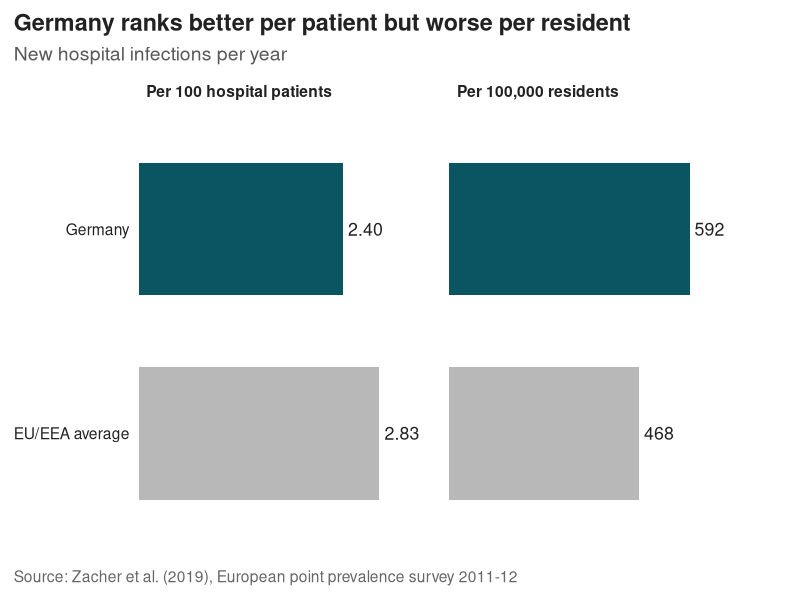
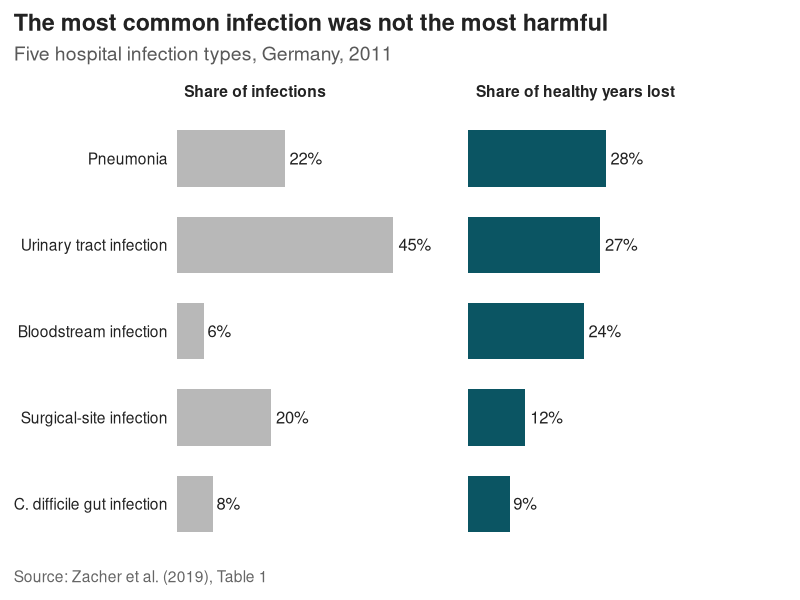

Write the R code that produced these figures, in order.
## ---- chunk 1
#| label: setup
#| include: false
library(tidyverse)
library(kableExtra)
library(scales)

brand <- c(ink = "#222222", muted = "#B8B8B8", accent = "#0B5563")
focus_colours <- c("Context" = brand[["muted"]], "Focus" = brand[["accent"]])

theme_cwd <- function(base_size = 14) {
  theme_minimal(base_size = base_size) +
    theme(
      plot.title.position = "plot",
      plot.caption.position = "plot",
      panel.grid.minor = element_blank(),
      panel.grid.major.y = element_blank(),
      axis.title = element_text(colour = brand[["ink"]]),
      axis.text = element_text(colour = brand[["ink"]]),
      plot.title = element_text(face = "bold", colour = brand[["ink"]]),
      plot.subtitle = element_text(colour = "grey35"),
      plot.caption = element_text(colour = "grey40", hjust = 0),
      legend.position = "bottom",
      plot.margin = margin(10, 36, 10, 10)
    )
}

infection_rates <- tibble(
  denominator = rep(c("Per 100 hospital patients", "Per 100,000 residents"), each = 2),
  region = rep(c("Germany", "EU/EEA average"), times = 2),
  rate = c(2.40, 2.83, 592.1, 467.9)
) |>
  mutate(
    denominator = factor(
      denominator,
      levels = c("Per 100 hospital patients", "Per 100,000 residents")
    ),
    region = factor(region, levels = c("EU/EEA average", "Germany")),
    focus = if_else(region == "Germany", "Focus", "Context"),
    rate_label = if_else(
      rate < 10,
      label_number(accuracy = 0.01)(rate),
      label_number(accuracy = 1)(rate)
    )
  )

population_burden <- tibble(
  measure = c("New infections", "Deaths caused by the infections", "Healthy years of life lost"),
  germany = c(592.1, 20.1, 308.2),
  europe = c(467.9, 15.3, 290.0),
  ratio = c(1.27, 1.29, 1.06),
  ratio_low = c(1.14, 0.78, 0.68),
  ratio_high = c(1.43, 2.18, 1.67)
) |>
  mutate(
    difference = paste0(label_percent(accuracy = 1)(ratio - 1), " higher"),
    plausible_range = paste0(
      label_percent(accuracy = 1, style_positive = "plus")(ratio_low - 1),
      " to ",
      label_percent(accuracy = 1, style_positive = "plus")(ratio_high - 1)
    ),
    clear_gap = if_else(ratio_low > 1, "Yes", "No: Germany could be lower")
  )

burden_by_type <- tibble(
  infection = c(
    "Pneumonia", "Surgical-site infection", "Bloodstream infection",
    "Urinary tract infection", "C. difficile gut infection"
  ),
  cases = c(106586, 93222, 26976, 214150, 36002),
  healthy_years_lost = c(69508, 28842, 58350, 66701, 20890)
) |>
  mutate(
    `Share of infections` = cases / sum(cases),
    `Share of healthy years lost` = healthy_years_lost / sum(healthy_years_lost),
    infection = fct_reorder(infection, `Share of healthy years lost`)
  ) |>
  pivot_longer(
    c(`Share of infections`, `Share of healthy years lost`),
    names_to = "measure",
    values_to = "share"
  ) |>
  mutate(
    measure = factor(measure, levels = c("Share of infections", "Share of healthy years lost")),
    focus = if_else(measure == "Share of healthy years lost", "Focus", "Context")
  )
## ---- chunk 2
#| label: fig-flip
#| fig-cap: "Germany had about 15% fewer new hospital infections than the EU/EEA average per hospital patient, but 27% more per resident (2011-12)."
#| fig-alt: "Two bar charts side by side. Left panel, new hospital infections per 100 hospital patients: Germany 2.40, EU/EEA average 2.83. Right panel, new hospital infections per 100,000 residents: Germany 592, EU/EEA average 468. Germany's bars are dark teal and the EU/EEA bars are grey."
#| fig-width: 8
#| fig-height: 3.6
ggplot(infection_rates, aes(rate, region, fill = focus)) +
  geom_col(width = 0.65) +
  geom_text(
    aes(label = rate_label),
    hjust = -0.15, colour = brand[["ink"]], size = 4.5
  ) +
  facet_wrap(~ denominator, scales = "free_x") +
  scale_fill_manual(values = focus_colours, guide = "none") +
  scale_x_continuous(expand = expansion(mult = c(0, 0.25))) +
  coord_cartesian(clip = "off") +
  labs(
    x = NULL, y = NULL,
    title = "Germany ranks better per patient but worse per resident",
    subtitle = "New hospital infections per year",
    caption = "Source: Zacher et al. (2019), European point prevalence survey 2011-12"
  ) +
  theme_cwd() +
  theme(
    axis.text.x = element_blank(),
    panel.grid.major.x = element_blank(),
    strip.text = element_text(face = "bold", hjust = 0, colour = brand[["ink"]])
  )
## ---- chunk 3
#| label: tbl-burden
#| tbl-cap: "Germany had 27% more new hospital infections per 100,000 residents than the EU/EEA average in 2011-12; its higher estimates for deaths and healthy years lost are uncertain."
population_burden |>
  select(measure, germany, europe, difference, plausible_range, clear_gap) |>
  kbl(
    col.names = c(
      "Measure", "Germany", "EU/EEA average",
      "Estimated difference", "Plausible range of the difference", "Is Germany clearly higher?"
    ),
    align = c("l", "r", "r", "r", "r", "l"),
    digits = 0,
    format.args = list(big.mark = ",")
  ) |>
  kable_classic(full_width = FALSE) |>
  add_header_above(c(" " = 1, "Per 100,000 residents" = 2, "Germany compared with EU/EEA" = 3)) |>
  row_spec(0, bold = TRUE)
## ---- chunk 4
#| label: fig-share
#| fig-cap: "Urinary tract infections were 45% of hospital infections in Germany in 2011 but only 27% of healthy years lost; bloodstream infections caused far more harm than their share of infections suggests."
#| fig-alt: "Two bar charts side by side comparing five infection types. Share of infections: urinary tract 45%, pneumonia 22%, surgical-site 20%, C. difficile 8%, bloodstream 6%. Share of healthy years lost: pneumonia 28%, urinary tract 27%, bloodstream 24%, surgical-site 12%, C. difficile 9%."
#| fig-width: 8
#| fig-height: 3.8
ggplot(burden_by_type, aes(share, infection, fill = focus)) +
  geom_col(width = 0.65) +
  geom_text(
    aes(label = label_percent(accuracy = 1)(share)),
    hjust = -0.15, colour = brand[["ink"]], size = 4.2
  ) +
  facet_wrap(~ measure) +
  scale_fill_manual(values = focus_colours, guide = "none") +
  scale_x_continuous(expand = expansion(mult = c(0, 0.3))) +
  coord_cartesian(clip = "off") +
  labs(
    x = NULL, y = NULL,
    title = "The most common infection was not the most harmful",
    subtitle = "Five hospital infection types, Germany, 2011",
    caption = "Source: Zacher et al. (2019), Table 1"
  ) +
  theme_cwd() +
  theme(
    axis.text.x = element_blank(),
    panel.grid.major.x = element_blank(),
    strip.text = element_text(face = "bold", hjust = 0, colour = brand[["ink"]])
  )
